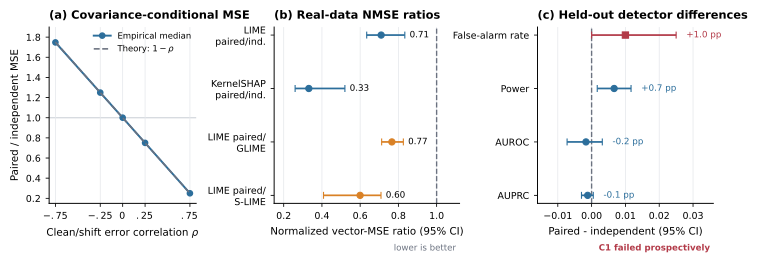

This chart was generated by the following Python code:
"""Build the Gate A--C estimator stress-test figure from locked decisions.

Date/time: 2026-08-26 17:43 +03:00
Tool: Codex
Model, if known: GPT-5
Operation ID: f02-scientific-augmentation-20260826
"""
from __future__ import annotations

import json
from pathlib import Path

import matplotlib as mpl
import matplotlib.pyplot as plt
import numpy as np
import pandas as pd


ROOT = Path(__file__).resolve().parents[1]
GATE_A = ROOT / "gate_a"
GATE_B = ROOT / "gate_b"
GATE_C = ROOT / "gate_c"

BLUE = "#2C6E9B"
ORANGE = "#D98126"
RED = "#B23A48"
GRAY = "#6B7280"
LIGHT = "#D1D5DB"


def interval(ax, y, point, low, high, color, marker="o"):
    ax.errorbar(point, y, xerr=[[point - low], [high - point]], fmt=marker,
                color=color, ecolor=color, elinewidth=1.25, capsize=2.5,
                markersize=4.5, markeredgewidth=0.8, zorder=3)


def main() -> None:
    mpl.rcParams.update({
        "font.family": "DejaVu Sans",
        "font.size": 7.4,
        "axes.labelsize": 7.4,
        "axes.titlesize": 8.2,
        "xtick.labelsize": 6.8,
        "ytick.labelsize": 6.8,
        "axes.linewidth": 0.7,
        "pdf.fonttype": 42,
        "ps.fonttype": 42,
    })
    fig, axes = plt.subplots(1, 3, figsize=(7.25, 2.75),
                             gridspec_kw={"width_ratios": [0.92, 1.16, 1.10]})

    # (a) Covariance-conditional identity: empirical ratios against 1-rho.
    cells = pd.read_csv(GATE_A / "processed_outputs" / "gate_a_cells.csv")
    cells["ratio"] = (cells["empirical_paired_vector_mse"] /
                      cells["empirical_independent_vector_mse"])
    grouped = cells.groupby("rho")["ratio"]
    rho = np.asarray(sorted(cells["rho"].unique()), dtype=float)
    median = grouped.median().reindex(rho).to_numpy(float)
    low = grouped.quantile(0.05).reindex(rho).to_numpy(float)
    high = grouped.quantile(0.95).reindex(rho).to_numpy(float)
    ax = axes[0]
    ax.fill_between(rho, low, high, color=BLUE, alpha=0.16, linewidth=0)
    ax.plot(rho, median, "o-", color=BLUE, lw=1.4, ms=3.8,
            label="Empirical median")
    ax.plot(rho, 1.0 - rho, "--", color=GRAY, lw=1.15,
            label=r"Theory: $1-\rho$")
    ax.axhline(1.0, color=LIGHT, lw=0.9, zorder=0)
    ax.set_xlim(-0.82, 0.82)
    ax.set_ylim(0.15, 1.9)
    ax.set_xticks(rho, [r"$-.75$", r"$-.25$", r"$0$", r"$.25$", r"$.75$"])
    ax.set_xlabel(r"Clean/shift error correlation $\rho$")
    ax.set_ylabel("Paired / independent MSE")
    ax.set_title("(a) Covariance-conditional MSE", loc="left",
                 fontweight="bold")
    ax.legend(frameon=False, fontsize=6.1, loc="upper right",
              handlelength=2.0, borderaxespad=0.2)

    # (b) Real-data extensions and strong comparators.
    gate_b = json.loads((GATE_B / "decision" /
                         "gate_b_full_decision.json").read_text(encoding="utf-8"))
    by_id = {item["criterion_id"]: item["observed"]
             for item in gate_b["criteria"]}
    b_rows = [
        ("LIME\npaired/ind.", by_id["B1_LIME_PAIRING"]),
        ("KernelSHAP\npaired/ind.", by_id["B2_KERNELSHAP_PAIRING"]),
        ("LIME paired/\nGLIME", by_id["B4_GLIME_NONINFERIORITY"]),
        ("LIME paired/\nS-LIME", by_id["B5_SLIME_COST_NONINFERIORITY"]),
    ]
    ax = axes[1]
    positions = np.arange(len(b_rows))[::-1]
    for y, (label, item) in zip(positions, b_rows):
        interval(ax, y, item["point_ratio"], item["ci_lower"], item["ci_upper"],
                 BLUE if "ind." in label else ORANGE)
        ax.text(item["ci_upper"] + 0.025, y, f'{item["point_ratio"]:.2f}',
                va="center", ha="left", fontsize=6.3)
    ax.axvline(1.0, color=GRAY, lw=1.0, ls="--")
    ax.set_xlim(0.15, 1.12)
    ax.set_yticks(positions, [x[0] for x in b_rows])
    ax.set_xlabel("Normalized vector-MSE ratio (95% CI)")
    ax.set_title("(b) Real-data NMSE ratios", loc="left",
                 fontweight="bold")
    ax.text(0.98, -0.23, "lower is better", transform=ax.transAxes,
            ha="right", va="top", fontsize=6.2, color=GRAY)

    # (c) Prospectively held-out detector falsification.
    gate_c = json.loads((GATE_C / "decision" /
                         "gate_c_full_decision.json").read_text(encoding="utf-8"))
    labels = [("False-alarm rate", "far"), ("Power", "power"),
              ("AUROC", "auroc"), ("AUPRC", "auprc")]
    ax = axes[2]
    positions = np.arange(len(labels))[::-1]
    for y, (label, key) in zip(positions, labels):
        item = gate_c["primary_intervals"][key]
        color = RED if key == "far" else BLUE
        interval(ax, y, item["point_difference"], item["ci_lower"],
                 item["ci_upper"], color,
                 marker="s" if key == "far" else "o")
        ax.text(item["ci_upper"] + 0.003, y,
                f'{100 * item["point_difference"]:+.1f} pp',
                va="center", ha="left", fontsize=6.3, color=color)
    ax.axvline(0.0, color=GRAY, lw=1.0, ls="--")
    ax.set_xlim(-0.016, 0.036)
    ax.set_yticks(positions, [x[0] for x in labels])
    ax.set_xlabel("Paired - independent (95% CI)")
    ax.set_title("(c) Held-out detector differences", loc="left",
                 fontweight="bold")
    ax.text(0.98, -0.23, "C1 failed prospectively", transform=ax.transAxes,
            ha="right", va="top", fontsize=6.2, color=RED, fontweight="bold")

    for ax in axes:
        ax.spines["top"].set_visible(False)
        ax.spines["right"].set_visible(False)
        ax.grid(axis="x", color="#E5E7EB", linewidth=0.55, zorder=0)
        ax.tick_params(length=2.5, width=0.6)

    fig.subplots_adjust(left=0.075, right=0.992, top=0.89, bottom=0.25,
                        wspace=0.46)
    for suffix, kwargs in [
        ("pdf", {}), ("svg", {}), ("png", {"dpi": 600}),
    ]:
        output = ROOT / "figures" / f"fig_7_estimand_stress_test.{suffix}"
        fig.savefig(output, bbox_inches="tight", **kwargs)
    plt.close(fig)


if __name__ == "__main__":
    main()
